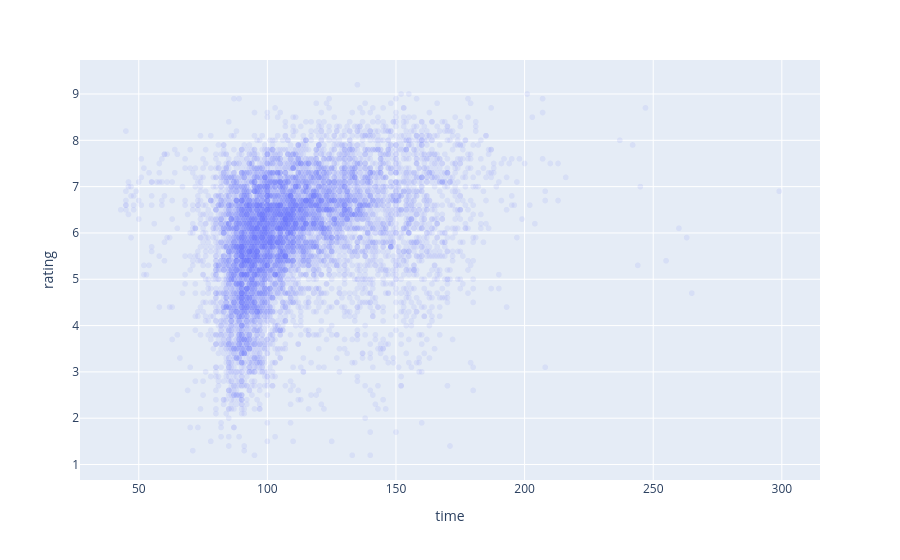

This figure's notebook cell:
### Markdown cell above
### How does the runtime of an action movie influence the rating it receives?

### Code cell
px.scatter(action_movies_df, x="time", y="rating", opacity=0.1)

### Figure 1 — Plotly figure (JSON) as saved in the notebook; plotly's stock layout.template omitted (floating-point values rounded to 4 significant figures; data arrays with more than 128 entries replaced by an {"elided": "..."} marker saying what was removed)
{"data": [{"hovertemplate": "time=%{x}<br>rating=%{y}<extra></extra>", "legendgroup": "", "marker": {"color": "#636efa", "opacity": 0.1, "symbol": "circle"}, "mode": "markers", "name": "", "showlegend": false, "type": "scattergl", "x": {"elided": "7855 int values"}, "xaxis": "x", "y": {"elided": "7855 float values"}, "yaxis": "y"}], "layout": {"legend": {"tracegroupgap": 0}, "margin": {"t": 60}, "xaxis": {"anchor": "y", "domain": [0, 1], "title": {"text": "time"}}, "yaxis": {"anchor": "x", "domain": [0, 1], "title": {"text": "rating"}}}}
